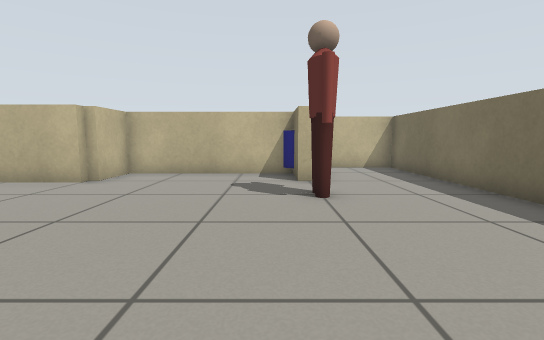
[1] (above)

21 first-person views from a walk through a robot-simulator world made for Gazebo. The camera is 0.57 m above the floor, tilts 6° down and sees 85° across. The floor is counted in squares, 0.5 m on a side. Each view is taken from the middle of a square. On the plan, view 1 faces up. The plan holds only what a view shows up to about 13 squares ahead; the rest is blank. The place goes on beyond the plan. Some stock models are drawn as simple stand-ins.

[2]
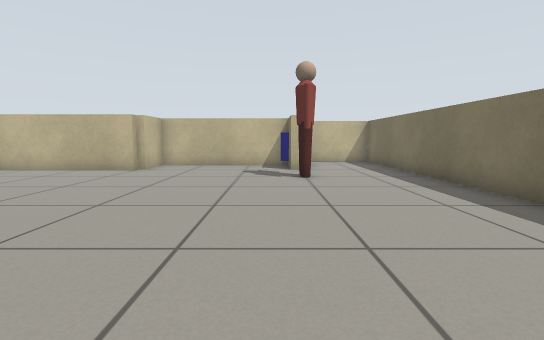

[3]
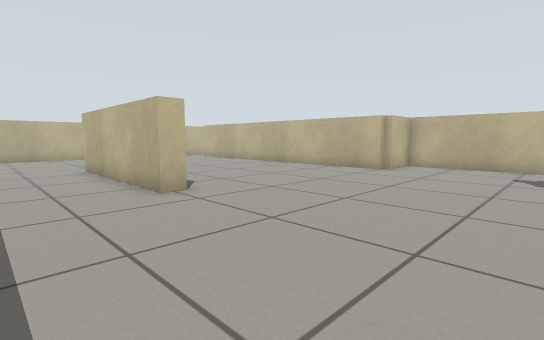

[4]
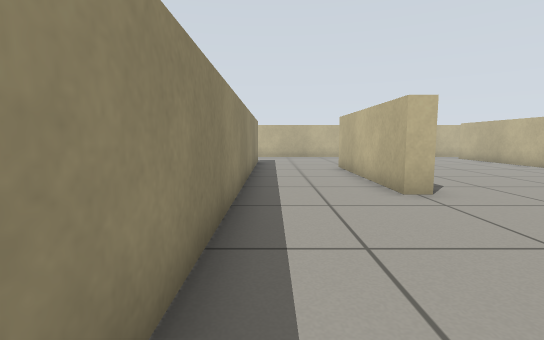

[5]
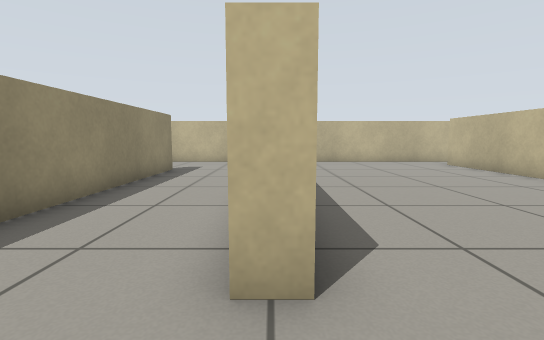

[6]
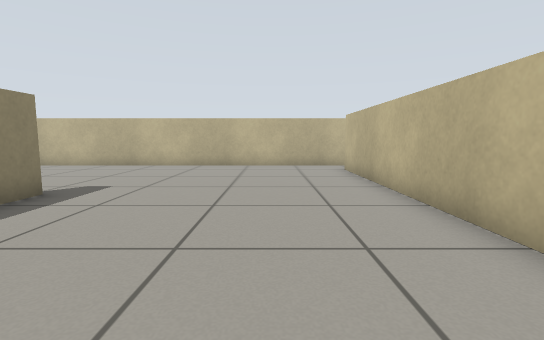

[7]
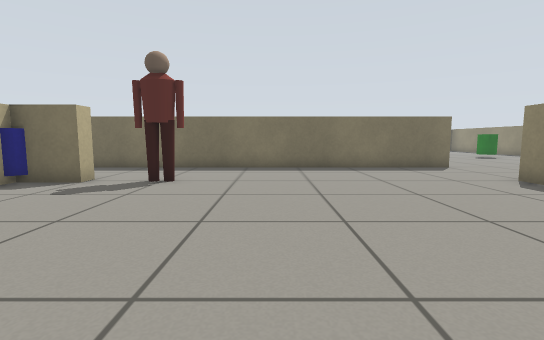

[8]
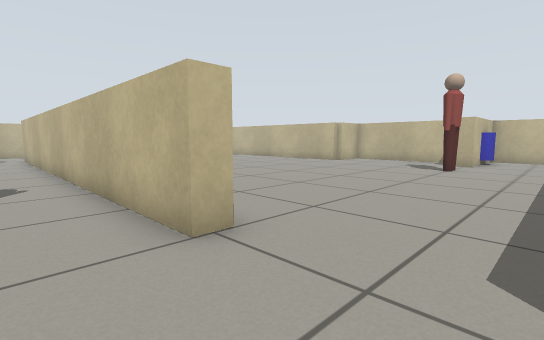

[9]
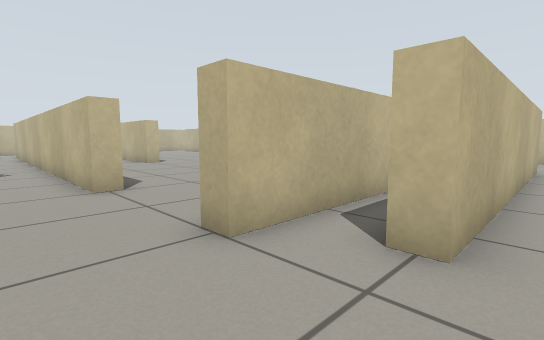

[10]
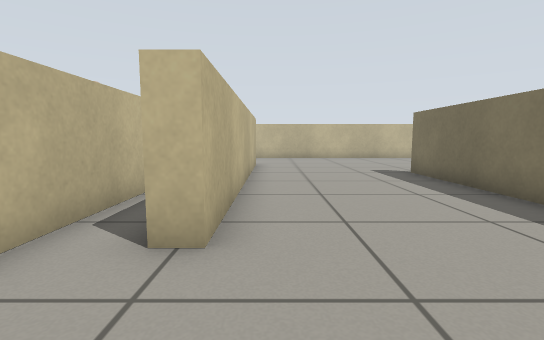

[11]
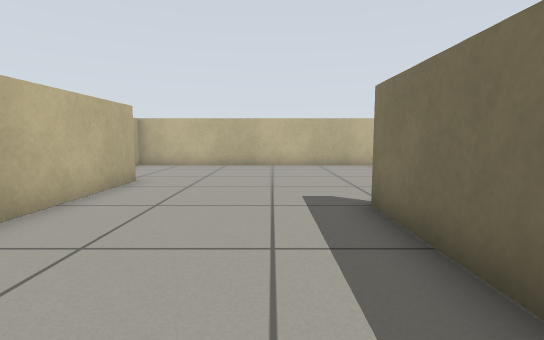

[12]
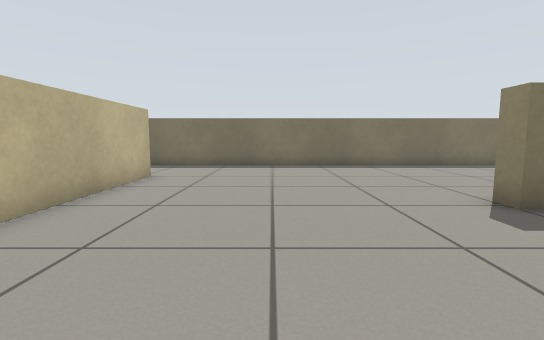

[13]
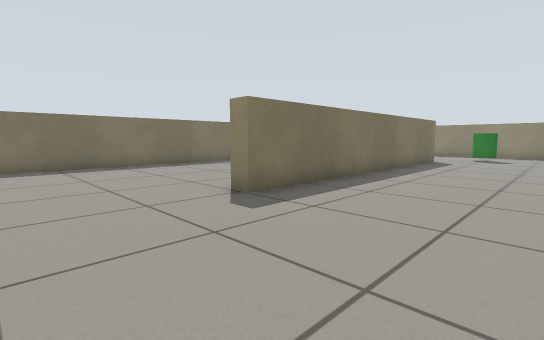

[14]
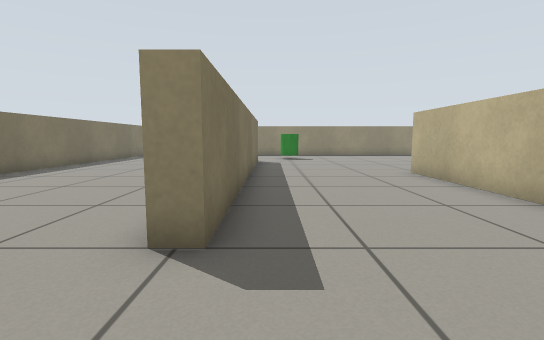

[15]
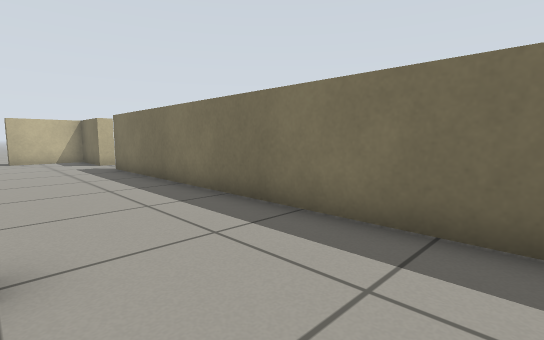

[16]
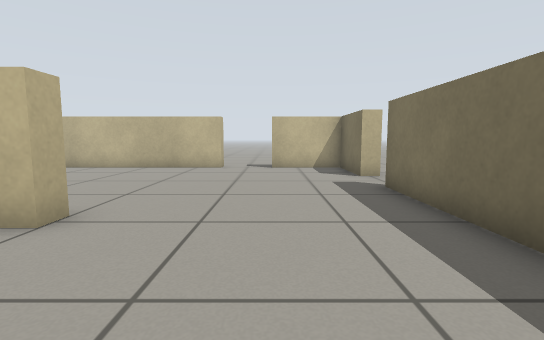

[17]
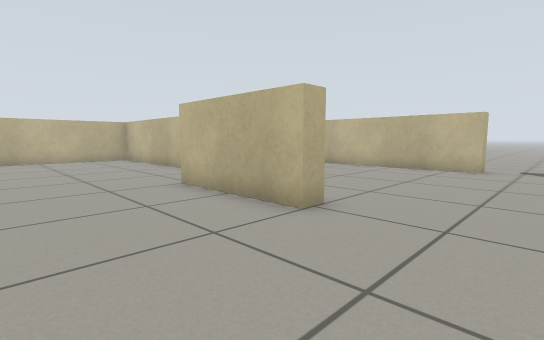

[18]
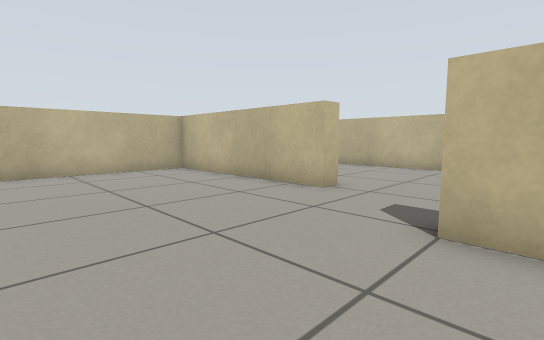

[19]
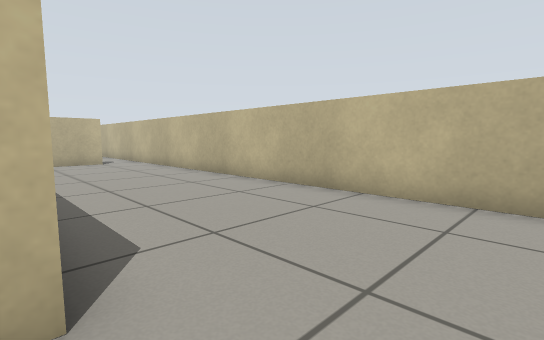

[20]
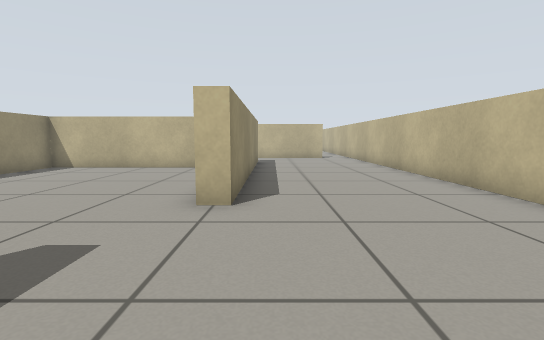

[21]
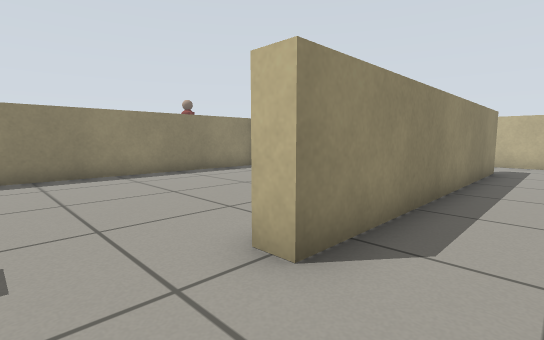

### Floor plan
Points are (right, up) in squares from view 1. A wall is a line through its corners. A room is listed if a view was taken in it or the views show most of it. See-through windows are left out.
Room 1 (views 1, 2, 3, 4, 5, 6, 7, 8)
walls: (-6, 0.4) (-6, -0.3) (-12, -0.3); (-12, 0.3) (-11, 0.3); (-5, 8.1) (-5, 7.7) (-17, 7.7); (-15, -3.7) (1, -3.7) (1, -4.3) (-12.8, -4.3); (1.3, 9.4) (1.3, 8) (0.7, 8) (0.7, 9.7) (-4.7, 9.7) (-4.7, 8); (4.7, -4) (4.7, 11.7) (2.4, 11.7); (-18.7, 8.2) (-18.7, -5)
ways out: opening at (5, -5.5) to room 2; opening at (-18, 8)
objects: person (1, 6); blue cylinder (1, 10) to (2, 10)
Room 2 (views 9, 10, 11, 12, 13, 14, 15, 16, 17, 18, 19, 20, 21)
walls: (7.3, 7) (7.3, -3) (6.6, -3); (17, 11.7) (5.3, 11.7) (5.3, 11.2); (15, 18.4) (15, 17.7) (11, 17.7); (5.3, 0.2) (5.3, -4) (4.7, -4); (20.7, 23) (20.7, 25.7) (18, 25.7) (18, 26.4); (-2, 20.3) (8, 20.3) (8, 19.7) (1.3, 19.7) (1.3, 12.3) (9.6, 12.3); (16, 26.4) (16, 25.7) (-2.9, 25.7); (12.7, -5.9) (12.7, 4) (13.4, 4); (20.7, -6.1) (20.7, 21); (-4.7, 23.9) (-4.7, 19.9)
ways out: opening at (5, -5.5) to room 1; opening at (-3.5, 20); opening at (21, 21.5)

Where each view was taken, in squares from view 1:
view 1: 0 up, 0 right, facing up
view 2: 3 down, 0 right, facing up
view 3: 3 down, 0 right, facing up-left
view 4: 3 down, 0 right, facing left
view 5: 0 up, 4 left, facing left
view 6: 5 up, 6 left, facing left
view 7: 3 up, 7 left, facing right
view 8: 6 down, 4 right, facing up-left
view 9: 6 down, 8 right, facing up-left
view 10: 6 down, 8 right, facing up
view 11: 1 down, 11 right, facing up
view 12: 8 up, 8 right, facing right
view 13: 8 up, 8 right, facing down-right
view 14: 7 up, 12 right, facing down
view 15: 9 up, 17 right, facing up-right
view 16: 14 up, 18 right, facing up
view 17: 14 up, 18 right, facing up-left
view 18: 14 up, 12 right, facing up-left
view 19: 20 up, 10 right, facing up-left
view 20: 21 up, 13 right, facing left
view 21: 22 up, 10 right, facing down-left
